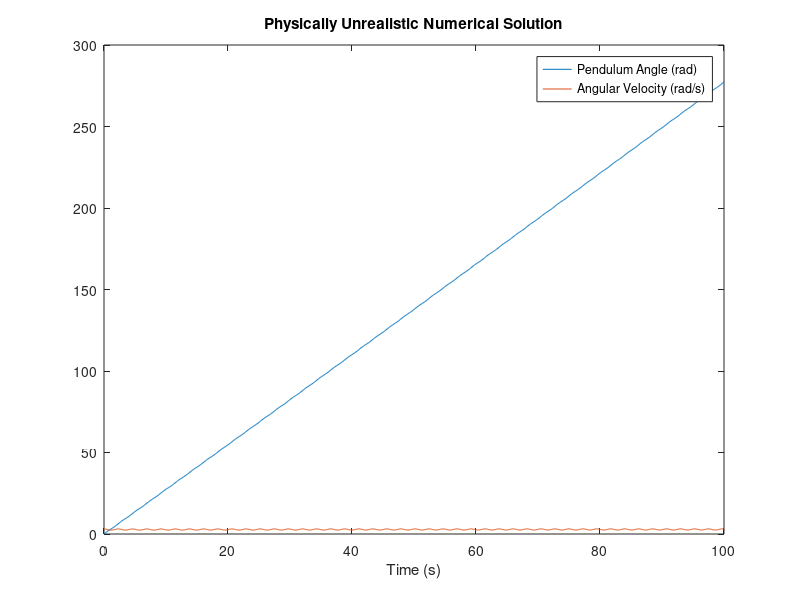
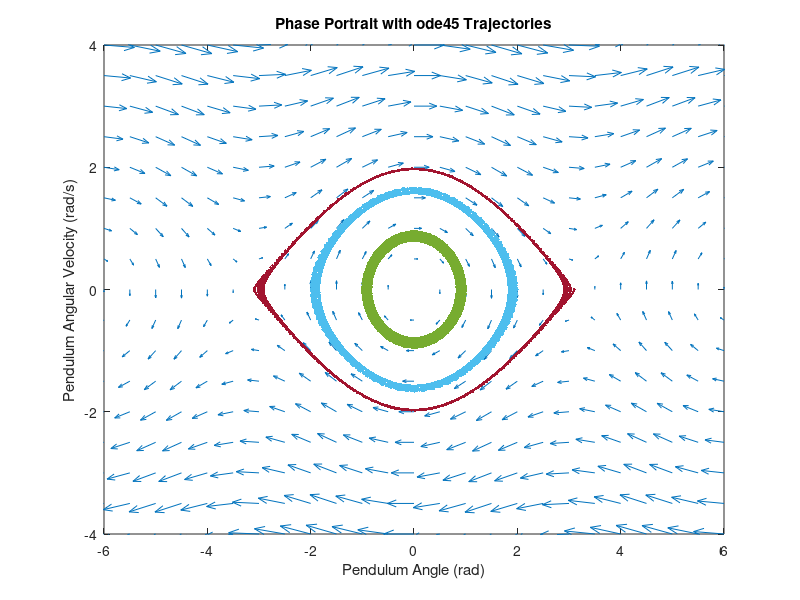

The MATLAB script that drew these images, in order: (Note: this script raises an error after producing the figures.)
clear; clc; close all;

%% Problem 1
% theta' = phi
% phi'     = -g/len * sin(theta)
g = 9.8;
len = 10;

% z = [theta; phi]
obj = @(z) [ z(2); -g/len * sin(z(1))];
z0 = [0; 3.1];
[t, z] = ode45(@(t, z) obj(z), 0:0.1:100, z0);

theta_sample = z(1:500, 1);
phi_sample = z(1:500, 2);

save('A1.dat', 'theta_sample', '-ascii');
save('A2.dat', 'phi_sample', '-ascii');

%% Problem 2
figure(1);
clf;
plot(t, z);
title('Physically Unrealistic Numerical Solution');
xlabel('Time (s)');
legend('Pendulum Angle (rad)', 'Angular Velocity (rad/s)');

print(gcf, '-dpng', 'non_conservative_pendulum.png');

%% Problem 3
figure(2);
clf;
[X, Y] = meshgrid(-6:0.5:6, -4:0.5:4);
quiver(X, Y, Y, -g/len * sin(X));
xlim([-6, 6]);
ylim([-4, 4]);
hold on

get_solution = @(z0) ode45(@(t, z) obj(z), 0:0.1:1000, z0);
plot_solution = @(sol) plot(sol(:, 1), sol(:, 2), '.');

[~, sol_1] = get_solution([1; 0]);
[~, sol_2] = get_solution([2; 0]);
[~, sol_3] = get_solution([3.1; 0]);
plot_solution(sol_1);
plot_solution(sol_2);
plot_solution(sol_3);

title('Phase Portrait with ode45 Trajectories');
xlabel('Pendulum Angle (rad)');
ylabel('Pendulum Angular Velocity (rad/s)');

print(gcf, '-dpng', 'pendulum_phase_ode45.png');

%% Problem 4
f_symp = @(t, x, v) v;
g_symp = @(t, x, v) -g/len * sin(x);
[t, x, v] = symplecticEuler(f_symp, g_symp, 0:0.1:100, 3.1, 0);

theta_sample = x(1:500);
phi_sample = v(1:500);

save('B1.dat', 'theta_sample', '-ascii');
save('B2.dat', 'phi_sample', '-ascii');

%% Problem 5
figure(3);
clf;
plot(t, x);
hold on
plot(t, v);
title('Energy-Conserving Numerical Solution');
xlabel('Time (s)');
legend('Pendulum Angle (rad)', 'Angular Velocity (rad/s)');

print(gcf, '-dpng', 'conservative_pendulum.png');

%% Problem 6
figure(4);
clf;
[X, Y] = meshgrid(-6:0.5:6, -4:0.5:4);
quiver(X, Y, Y, -g/len * sin(X));
xlim([-6, 6]);
ylim([-4, 4]);
hold on

get_solution = @(x0, v0) symplecticEuler(f_symp, g_symp, 0:0.1:1000, x0, v0);
plot_solution = @(x, v) plot(x, v, '.');

[~, x1, v1] = get_solution(1, 0);
[~, x2, v2] = get_solution(2, 0);
[~, x3, v3] = get_solution(3.1, 0);
plot_solution(x1, v1);
plot_solution(x2, v2);
plot_solution(x3, v3);

title('Phase Portrait with sympEuler Trajectories');
xlabel('Pendulum Angle (rad)');
ylabel('Pendulum Angular Velocity (rad/s)');

print(gcf, '-dpng', 'pendulum_phase_sympEuler_dt_0.1.png');

%% Problem 7
load('tprism_spec.mat');
F = calcSpringForces(nodes, springs);
save('C1.dat', 'F', '-ascii');

%% Problem 8
c = 5;
dXdt = @(t, x, v) v;
dVdt = @(t, x, v) calcSpringForces(x, springs) - c*v;

[t, x, v] = symplecticEuler(dXdt, dVdt, 0:0.01:50, nodes, zeros(size(nodes)));

save('D1.dat', 'x', '-ascii');
save('D2.dat', 'v', '-ascii');

%% Problem 9
final_pos = x(end, :);
[final_forces, springs_aug] = calcSpringForces(final_pos, springs);

%% Problem 10
Xrest = final_pos;
save('E1.dat', 'Xrest', '-ascii');
save('F1.dat', 'final_forces', '-ascii');

spring_lengths = springs_aug(:, end);
save('F2.dat', 'spring_lengths', '-ascii');

%% Problem 11
figure(5);
clf;
drawSpringMassSystem(Xrest, springs);
view([-10 30]);
print(gcf, '-dpng', 'tprism_side.png');
view([0 90]);
print(gcf, '-dpng', 'tprism_above.png');

